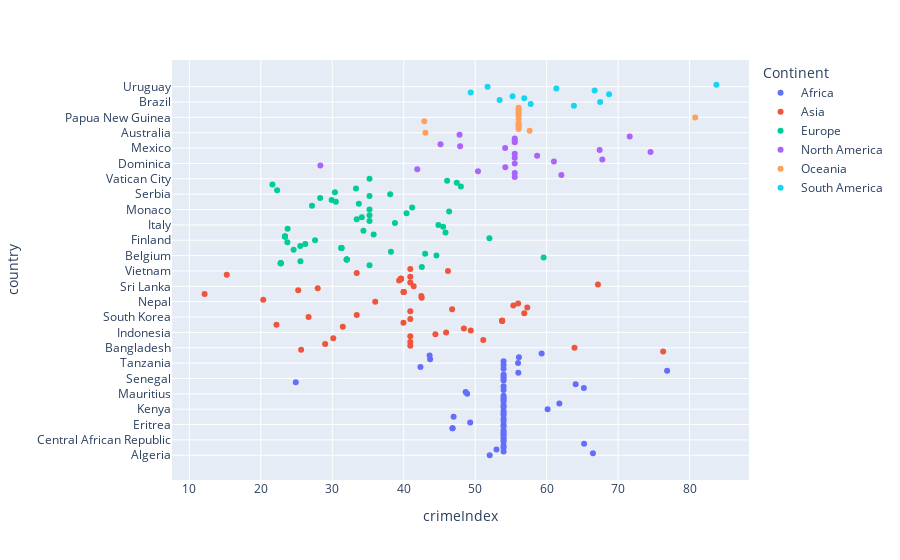

Notebook source saved alongside this figure:
### Markdown cell above
As expected from the previous assumption of happiness potenially being a clear determiner for prediction due to its distinctive overlapping in specific areas different to one another. For this reason, and for the sake of an more robust analysis this should be remove, otherwise identifying countries within their cluster would prove too much of an easy task.

### Code cell
fig = px.scatter(data, x="crimeIndex", y="country", color="Continent", hover_data=['crimeIndex'])
fig.show()

### Figure 1 — Plotly figure (JSON) as saved in the notebook; plotly's stock layout.template omitted (floating-point values rounded to 4 significant figures)
{"data": [{"hovertemplate": "Continent=Africa<br>crimeIndex=%{x}<br>country=%{y}<extra></extra>", "legendgroup": "Africa", "marker": {"color": "#636efa", "symbol": "circle"}, "mode": "markers", "name": "Africa", "orientation": "h", "showlegend": true, "type": "scatter", "x": [52.03, 66.48, 53.97, 52.98, 53.97, 53.97, 65.24, 53.97, 53.97, 53.97, 53.97, 53.97, 53.97, 53.97, 46.83, 46.83, 53.97, 53.97, 49.3, 53.97, 53.97, 46.98, 53.97, 53.97, 53.97, 60.14, 53.97, 53.97, 61.78, 53.97, 53.97, 53.97, 53.97, 48.88, 48.66, 53.97, 65.21, 53.97, 64.06, 24.89, 53.97, 53.97, 53.97, 53.97, 56.04, 76.86, 53.97, 42.34, 53.97, 56, 53.97, 43.69, 56.12, 43.62, 59.3], "xaxis": "x", "y": ["Algeria", "Angola", "Benin", "Botswana", "Burkina", "Burundi", "Cameroon", "Cape Verde", "Central African Republic", "Chad", "Comoros", "Congo", "Congo, Democratic Republic of", "Djibouti", "Egypt", "Egypt", "Equatorial Guinea", "Eritrea", "Ethiopia", "Gabon", "Gambia", "Ghana", "Guinea", "Guinea-Bissau", "Ivory Coast", "Kenya", "Lesotho", "Liberia", "Libya", "Madagascar", "Malawi", "Mali", "Mauritania", "Mauritius", "Morocco", "Mozambique", "Namibia", "Niger", "Nigeria", "Rwanda", "Sao Tome and Principe", "Senegal", "Seychelles", "Sierra Leone", "Somalia", "South Africa", "South Sudan", "Sudan", "Swaziland", "Tanzania", "Togo", "Tunisia", "Uganda", "Zambia", "Zimbabwe"], "yaxis": "y"}, {"hovertemplate": "Continent=Asia<br>crimeIndex=%{x}<br>country=%{y}<extra></extra>", "legendgroup": "Asia", "marker": {"color": "#EF553B", "symbol": "circle"}, "mode": "markers", "name": "Asia", "orientation": "h", "showlegend": true, "type": "scatter", "x": [76.31, 25.64, 63.9, 40.92, 29, 40.92, 51.13, 30.14, 40.92, 44.43, 45.93, 49.38, 48.42, 31.47, 22.19, 39.96, 53.77, 53.77, 53.77, 53.77, 40.92, 26.68, 33.42, 56.87, 40.92, 46.77, 57.29, 55.34, 56.01, 36.01, 20.34, 42.51, 42.46, 12.13, 39.99, 39.99, 39.99, 25.23, 27.96, 41.39, 67.18, 40.92, 39.35, 39.62, 39.62, 39.62, 39.62, 40.92, 15.23, 33.42, 46.19, 40.92], "xaxis": "x", "y": ["Afghanistan", "Bahrain", "Bangladesh", "Bhutan", "Brunei", "Burma (Myanmar)", "Cambodia", "China", "East Timor", "India", "Indonesia", "Iran", "Iraq", "Israel", "Japan", "Jordan", "Kazakhstan", "Kazakhstan", "Kazakhstan", "Kazakhstan", "North Korea", "South Korea", "Kuwait", "Kyrgyzstan", "Laos", "Lebanon", "Malaysia", "Maldives", "Mongolia", "Nepal", "Oman", "Pakistan", "Philippines", "Qatar", "Russia", "Russia", "Russia", "Saudi Arabia", "Singapore", "Sri Lanka", "Syria", "Tajikistan", "Thailand", "Turkey", "Turkey", "Turkey", "Turkey", "Turkmenistan", "United Arab Emirates", "Uzbekistan", "Vietnam", "Yemen"], "yaxis": "y"}, {"hovertemplate": "Continent=Europe<br>crimeIndex=%{x}<br>country=%{y}<extra></extra>", "legendgroup": "Europe", "marker": {"color": "#00cc96", "symbol": "circle"}, "mode": "markers", "name": "Europe", "orientation": "h", "showlegend": true, "type": "scatter", "x": [42.53, 35.21, 22.79, 22.79, 22.79, 22.79, 25.54, 32.02, 32.02, 32.02, 32.02, 59.58, 44.58, 42.99, 38.21, 24.59, 31.28, 31.28, 31.28, 31.28, 25.52, 26.22, 23.71, 27.59, 51.99, 23.38, 23.38, 23.38, 23.38, 35.79, 45.85, 34.36, 23.75, 45.51, 44.85, 38.77, 35.21, 33.42, 34.13, 35.21, 40.39, 46.35, 35.21, 41.18, 27.16, 33.72, 30.5, 29.91, 28.3, 35.21, 38.1, 30.37, 22.28, 33.32, 48, 21.62, 47.42, 46.07, 35.21], "xaxis": "x", "y": ["Albania", "Andorra", "Armenia", "Armenia", "Armenia", "Armenia", "Austria", "Azerbaijan", "Azerbaijan", "Azerbaijan", "Azerbaijan", "Belarus", "Belgium", "Bosnia and Herzegovina", "Bulgaria", "Croatia", "Cyprus", "Cyprus", "Cyprus", "Cyprus", "Czech Republic", "Denmark", "Estonia", "Finland", "France", "Georgia", "Georgia", "Georgia", "Georgia", "Germany", "Greece", "Hungary", "Iceland", "Ireland", "Italy", "Latvia", "Liechtenstein", "Lithuania", "Luxembourg", "Macedonia", "Malta", "Moldova", "Monaco", "Montenegro", "Netherlands", "Norway", "Poland", "Portugal", "Romania", "San Marino", "Serbia", "Slovakia", "Slovenia", "Spain", "Sweden", "Switzerland", "Ukraine", "United Kingdom", "Vatican City"], "yaxis": "y"}, {"hovertemplate": "Continent=North America<br>crimeIndex=%{x}<br>country=%{y}<extra></extra>", "legendgroup": "North America", "marker": {"color": "#ab63fa", "symbol": "circle"}, "mode": "markers", "name": "North America", "orientation": "h", "showlegend": true, "type": "scatter", "x": [55.53, 62.06, 55.53, 50.39, 41.89, 54.22, 28.33, 55.53, 61.02, 67.79, 55.53, 58.67, 55.53, 74.54, 67.42, 54.19, 47.89, 45.15, 55.53, 55.53, 55.53, 71.63, 47.81], "xaxis": "x", "y": ["Antigua and Barbuda", "Bahamas", "Barbados", "Belize", "Canada", "Costa Rica", "Cuba", "Dominica", "Dominican Republic", "El Salvador", "Grenada", "Guatemala", "Haiti", "Honduras", "Jamaica", "Mexico", "Nicaragua", "Panama", "Saint Kitts and Nevis", "Saint Lucia", "Saint Vincent and the Grenadines", "Trinidad and Tobago", "United States"], "yaxis": "y"}, {"hovertemplate": "Continent=Oceania<br>crimeIndex=%{x}<br>country=%{y}<extra></extra>", "legendgroup": "Oceania", "marker": {"color": "#FFA15A", "symbol": "circle"}, "mode": "markers", "name": "Oceania", "orientation": "h", "showlegend": true, "type": "scatter", "x": [43.03, 57.62, 56.08, 56.08, 56.08, 56.08, 56.08, 42.88, 56.08, 80.79, 56.08, 56.08, 56.08, 56.08, 56.08], "xaxis": "x", "y": ["Australia", "Fiji", "Kiribati", "Marshall Islands", "Micronesia", "Micronesia", "Nauru", "New Zealand", "Palau", "Papua New Guinea", "Samoa", "Solomon Islands", "Tonga", "Tuvalu", "Vanuatu"], "yaxis": "y"}, {"hovertemplate": "Continent=South America<br>crimeIndex=%{x}<br>country=%{y}<extra></extra>", "legendgroup": "South America", "marker": {"color": "#19d3f3", "symbol": "circle"}, "mode": "markers", "name": "South America", "orientation": "h", "showlegend": true, "type": "scatter", "x": [63.82, 57.77, 67.49, 53.42, 56.87, 55.23, 68.74, 49.37, 66.72, 61.36, 51.73, 83.76], "xaxis": "x", "y": ["Argentina", "Bolivia", "Brazil", "Chile", "Colombia", "Ecuador", "Guyana", "Paraguay", "Peru", "Suriname", "Uruguay", "Venezuela"], "yaxis": "y"}], "layout": {"legend": {"title": {"text": "Continent"}, "tracegroupgap": 0}, "margin": {"t": 60}, "xaxis": {"anchor": "y", "domain": [0, 1], "title": {"text": "crimeIndex"}}, "yaxis": {"anchor": "x", "domain": [0, 1], "title": {"text": "country"}}}}
